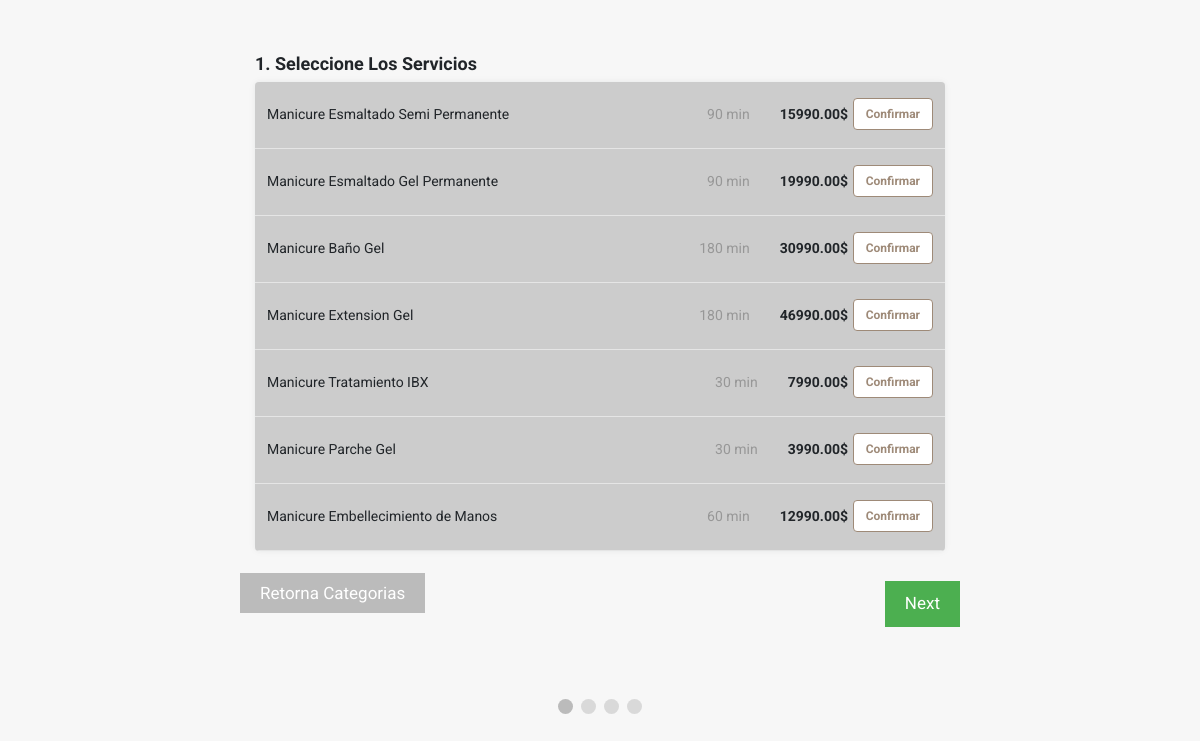
Page /servicios.php on the committed database.
### tables this page shows
CREATE TABLE `services` (
  `service_id` int(5) NOT NULL,
  `service_name` varchar(50) NOT NULL,
  `service_description` varchar(255) NOT NULL,
  `service_price` decimal(10,2) NOT NULL,
  `service_duration` int(5) NOT NULL,
  `category_id` int(2) NOT NULL,
  `child_id` int(3) NOT NULL DEFAULT 0
);

### servicios.php (the view, shortened to what this page needs)
<?php
include "connect.php";
include "Includes/templates/header.php";
?>
<link rel="stylesheet" href="Design/css/appointment-page-style.css">
<section class="booking_section">
	<div class="container">
		<form method="post" id="appointment_form" action="servicios.php">
			<div class="select_services_div tab_reservation" id="services_tab">
				<div class="text_header">
					<span>
						1. Seleccione Los Servicios
					</span>
				</div>
				<div class="items_tab">
					<div class="panel panel-default">
						<div class="panel-body"><b style="color:#0033FF" ;><?php echo $category_name;?></b>
							<div class="items_tab">
								<?php
								$stmt = $con->prepare("SELECT * from services WHERE category_id = '11'");
								$stmt->execute();
								$rows = $stmt->fetchAll();
								foreach ($rows as $row) {
									echo "<div class='itemListElement'>";
									echo "<div class = 'item_details'>";
									echo "<div>";
									echo $row['service_name'];
									echo "</div>";
									echo "<div class = 'item_select_part'>";
									echo "<span class = 'service_duration_field'>";
									echo $row['service_duration'] . " min";
									echo "</span>";
									echo "<div class = 'service_price_field'>";
									echo "<span style = 'font-weight: bold;'>";
									echo $row['service_price'] . "$";
									echo "</span>";
									echo "</div>";
								?>
									<div class="select_item_bttn">
										<div class="btn-group-toggle" data-toggle="buttons">
											<label class="service_label item_label btn btn-secondary">
												<input type="checkbox" name="selected_services[]" value="<?php echo $row['service_id'] ?>" autocomplete="off">Confirmar
											</label>
										</div>
									</div>
								<?php
									echo "</div>";
									echo "</div>";
									echo "</div>";
								}
								?>
							</div>
						</div>
					</div>
				</div>
			</div>
	</div>
	<div style="overflow:auto;padding: 30px 0px;">
		<div style="float:right;">
			<button type="button" id="nextBtn" class="next_prev_buttons" onclick="nextPrev(1)">Siguiente</button>
		</div>
		<a href="index.php" class="next_prev_buttons" role="button" style="background-color: #bbbbbb;" aria-pressed="true">Retorna Categorias</a>
	</div>
	<div style="text-align:center;margin-top:40px;">
		<span class="step"></span>
		<span class="step"></span>
		<span class="step"></span>
		<span class="step"></span>
	</div>
</section>
<?php include "Includes/templates/footer.php"; ?>

### Design/css/main.css (style rules this page uses)
a, a:hover { text-decoration: none !important; }
html { scroll-behavior: smooth; }
body { font-size: 16px; background-color: white; font-family: 'Roboto', sans-serif; }

### Design/css/appointment-page-style.css (style rules this page uses)
body { background: #f7f7f7; }
.text_header { margin-bottom: 5px; font-size: 18px; font-weight: bold; line-height: 1.5; margin-top: 22px; }
.booking_section { max-width: 720px; margin: 50px auto; }
.items_tab { border-radius: 4px; background-color: white; overflow: hidden; box-shadow: 0 0 5px 0 rgba(60, 66, 87, 0.04), 0 0 10px 0 rgba(0, 0, 0, 0.04); }
.itemListElement { font-size: 14px; line-height: 1.29; border-bottom: solid 1px #e5e5e5; cursor: pointer; padding: 16px 12px 18px 12px; }
.item_details { width: auto; display: -webkit-box; display: -moz-box; display: -ms-flexbox; display: -webkit-flex; display: flex; flex-direction: row; justify-content: space-between; align-items: center; -webkit-box-orient: horizontal; -webkit-box-direction: normal; -webkit-flex-direction: row; -webkit-box-pack: justify; -webkit-justify-content: space-between; -webkit-box-align: center; -webkit-align-items: center; }
.item_label { color: #9e8a78; border-color: #9e8a78; background: white; font-size: 12px; font-weight: 700; }
.item_select_part { display: flex; -webkit-box-pack: justify; justify-content: space-between; -webkit-box-align: center; align-items: center; flex-shrink: 0; }
.select_item_bttn { width: 55px; display: flex; margin-left: 30px; -webkit-box-pack: end; justify-content: flex-end; }
.service_duration_field { text-align: right; min-width: 60px; width: auto; color: rgb(151, 151, 151); line-height: 1.29; font-size: 14px; }
.service_price_field { width: auto; display: flex; margin-left: 30px; -webkit-box-align: baseline; align-items: baseline; }
.step { height: 15px; width: 15px; margin: 0 2px; background-color: #bbbbbb; border: none; border-radius: 50%; display: inline-block; opacity: 0.5; }
.step.active { opacity: 1; }
.next_prev_buttons { background-color: #4CAF50; color: #ffffff; border: none; padding: 10px 20px; font-size: 17px; cursor: pointer; }
.tab_reservation { display: none; }

### servicios.php (style rules this page uses)
.panel-default { background-color: #EBEBEB; }
.items_tab { background-color: #CCCCCC; }

### rows in the picture
services: service_name "Manicure Esmaltado Semi Permanente", service_duration "90", service_price "15990.00"
services: service_name "Manicure Esmaltado Gel Permanente", service_duration "90", service_price "19990.00"
services: service_name "Manicure Baño Gel", service_duration "180", service_price "30990.00"
services: service_name "Manicure Extension Gel", service_duration "180", service_price "46990.00"
services: service_name "Manicure Tratamiento IBX", service_duration "30", service_price "7990.00"
services: service_name "Manicure Parche Gel", service_duration "30", service_price "3990.00"
services: service_name "Manicure Embellecimiento de Manos", service_duration "60", service_price "12990.00"
